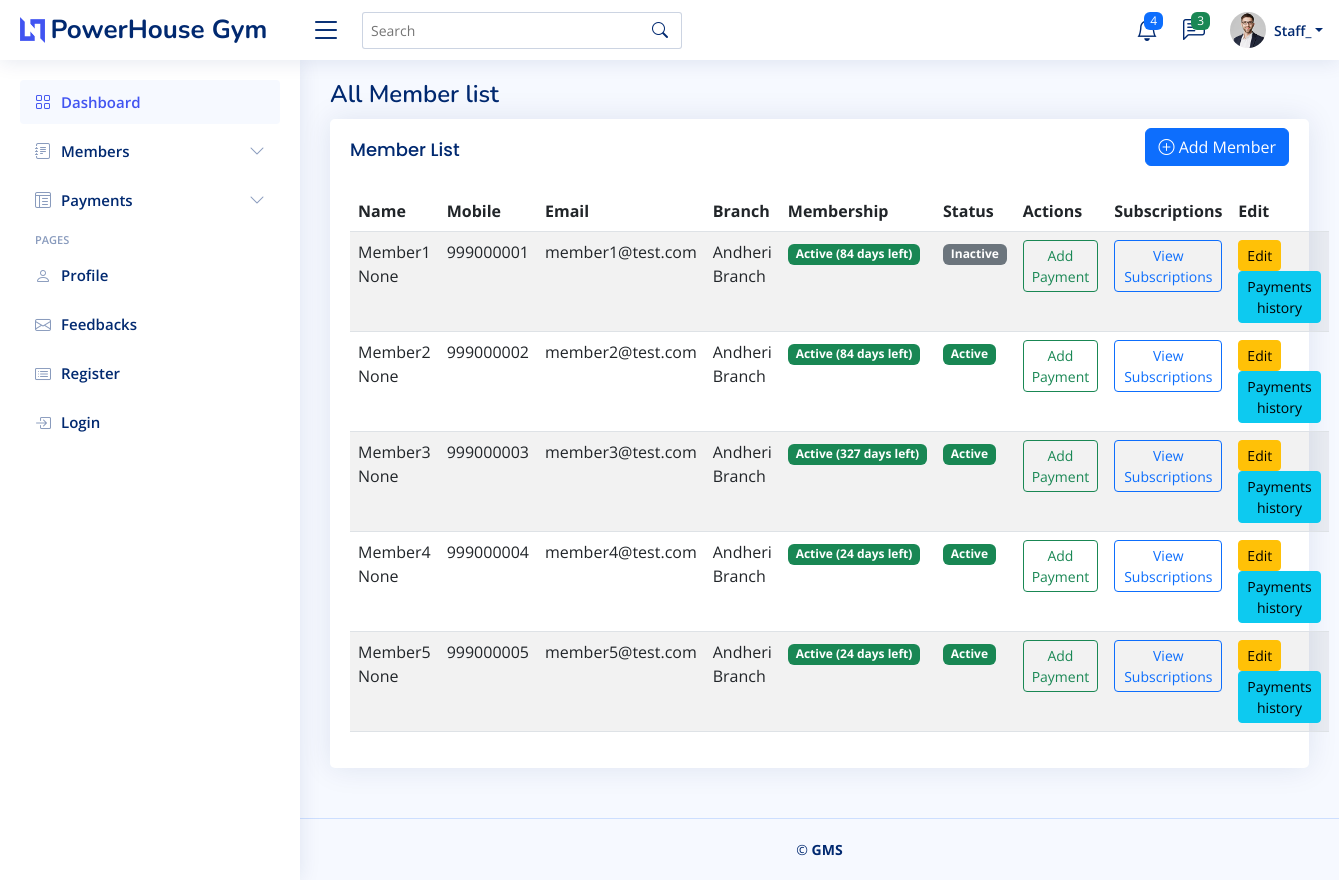
The page /dashboard/members/ (signed in) on the database its author committed.
### accounts/models.py (models this page shows, shortened)
class User(AbstractUser):
    ROLE_CHOICES = (
        ('owner', 'Gym Owner'),
        ('site_manager', 'Site Manager'),
        ('gym_manager', 'Gym Manager'),
        ('staff', 'Staff'),
    )
    STAY_STATUS_CHOICES = (
        ('pg', 'PG'),
        ('rent', 'Rented Room/House'),
        ('hostel', 'Hostel'),
        ('college', 'School / College'),
        ('other', 'Other'),
    )
    role = models.CharField(
        max_length=20,
        choices=ROLE_CHOICES,
        default='staff',
        db_index=True  # ✅ RBAC checks,
    )
    organization = models.ForeignKey(
        'organizations.Organization',
        on_delete=models.SET_NULL,
        null=True,
        blank=True,
        db_index=True
    )
    branch = models.ForeignKey(
        'organizations.Branch',
        on_delete=models.SET_NULL,
        null=True,
        blank=True,
        db_index=True  # ✅ RBAC checks
    )
    mobile = models.CharField(max_length=20, blank=True, null=True,db_index=True)
    city = models.CharField(max_length=100, blank=True, null=True)
    state = models.CharField(max_length=100, blank=True, null=True)
    country = models.CharField(max_length=100, blank=True, null=True)
    current_stay_status = models.CharField(
        max_length=20,
        choices=STAY_STATUS_CHOICES,
        blank=True,
        null=True
    )
    is_active = models.BooleanField(default=True)
    created_at = models.DateTimeField(auto_now_add=True)
    updated_at = models.DateTimeField(auto_now=True)

### members/models.py (models this page shows, shortened)
class Member(models.Model):
    organization = models.ForeignKey(
        'organizations.Organization',
        on_delete=models.CASCADE,
        related_name='members',
        db_index=True
    )
    branch = models.ForeignKey(
        'organizations.Branch',
        on_delete=models.CASCADE,
        related_name='members',
        db_index=True
    )
    first_name = models.CharField(max_length=100)
    last_name = models.CharField(max_length=100, blank=True, null=True)
    mobile = models.CharField(max_length=20,db_index=True  )
    email = models.EmailField(blank=True, null=True)
    is_active = models.BooleanField(default=True,db_index=True  )
    created_at = models.DateTimeField(auto_now_add=True)
    updated_at = models.DateTimeField(auto_now=True)
    deleted_at = models.DateTimeField(null=True, blank=True)
    deleted_by = models.ForeignKey(
        'accounts.User',
        on_delete=models.SET_NULL,
        null=True,
        blank=True,
        related_name='deleted_members'
    )

### organizations/models.py (models this page shows, shortened)
class Branch(models.Model):
    organization = models.ForeignKey(
        Organization,
        on_delete=models.CASCADE,
        related_name='branches'
    )
    name = models.CharField(max_length=255)
    address = models.TextField(blank=True, null=True)
    city = models.CharField(max_length=100, blank=True, null=True)
    is_active = models.BooleanField(default=True)
    created_at = models.DateTimeField(auto_now_add=True)
    updated_at = models.DateTimeField(auto_now=True)
    deleted_at = models.DateTimeField(null=True, blank=True)
    deleted_by = models.ForeignKey(
        'accounts.User',
        on_delete=models.SET_NULL,
        null=True,
        blank=True,
        related_name='deleted_branches'
    )

### dashboard/views.py (the view)
# urls.py: path('members/', views.member_list, name='member_list'),
@role_required(['owner', 'site_manager', 'gym_manager', 'staff'])
def member_list(request):
    members = Member.objects.filter(
        organization=request.user.organization,
        deleted_at__isnull=True
    )
    if request.user.role == 'staff':
        members = members.filter(branch=request.user.branch)
    member_data = []
    for member in members:
        member.membership_status = get_membership_status(member)
        member_data.append(member)
    return render(
        request,
        'member_list.html',
        {'members': member_data}
    )

### dashboard/views.py (called while the page is built)
def get_membership_status(member):
    today = now().date()
    latest_subscription = (
        Subscription.objects
        .filter(member=member)
        .order_by('-end_date')
        .first()
    )
    if not latest_subscription:
        return "No Membership"
    end_date = latest_subscription.end_date
    days_left = (end_date - today).days
    if days_left > 0:
        return f"Active ({days_left} days left)"
    elif days_left == 0:
        return "Expires Today"
    else:
        return f"Expired ({abs(days_left)} days ago)"

### dashboard/templates/member_list.html (shortened to what this page needs)
{% extends "base.html" %}
{% block content %}
<div class="pagetitle">
    <h1>All Member list</h1>
</div>
<section class="section">
    <div class="card">
        <div class="card-body">
            <div class="d-flex justify-content-between align-items-center mb-3">
                <h5 class="card-title mb-0">Member List</h5>
                <a href="{% url 'dashboard:add_member' %}" class="btn btn-primary">
                    <i class="bi bi-plus-circle"></i> Add Member
                </a>
            </div>
            <table class="table table-striped table-hover">
                <thead>
                    <tr>
                        <th>Name</th>
                        <th>Mobile</th>
                        <th>Email</th>
                        <th>Branch</th>
                        <th>Membership</th>
                        <th>Status</th>
                        <th>Actions</th>
                        <th>Subscriptions</th>
                        <th>Edit</th>
                    </tr>
                </thead>
                <tbody>
                    {% for member in members %}
                    <tr>
                        <td>{{ member.first_name }} {{ member.last_name }}</td>
                        <td>{{ member.mobile }}</td>
                        <td>{{ member.email|default:"—" }}</td>
                        <td>{{ member.branch.name }}</td>
                        <td>
                            {% if "Active" in member.membership_status %}
                            <span class="badge bg-success">{{ member.membership_status }}</span>
                            {% elif "Expires Today" in member.membership_status %}
                            <span class="badge bg-warning text-dark">{{ member.membership_status }}</span>
                            {% elif "Expired" in member.membership_status %}
                            <span class="badge bg-danger">{{ member.membership_status }}</span>
                            {% else %}
                            <span class="badge bg-secondary">{{ member.membership_status }}</span>
                            {% endif %}
                        </td>
                        <td>
                            {% if member.is_active %}
                            <span class="badge bg-success">Active</span>
                            {% else %}
                            <span class="badge bg-secondary">Inactive</span>
                            {% endif %}
                        </td>
                        <td>
                            <a href="{% url 'dashboard:add_payment' member.id %}"
                                class="btn btn-sm btn-outline-success">
                                Add Payment
                            </a>
                        </td>
                        <td>
                            <a href="{% url 'dashboard:member_subscriptions' member.id %}"
                            class="btn btn-sm btn-outline-primary">
                            View Subscriptions
                            </a>
                        </td>
                        <td>
                            <a href="{% url 'dashboard:edit_member' member.id %}"
                               class="btn btn-sm btn-warning">
                               Edit
                            </a>
                            <a href="{% url 'dashboard:member_payments' member.id %}"
                                class="btn btn-sm btn-info">
                                Payments history
                            </a>
                          </td>
                    </tr>
                    {% empty %}
                    <tr>
                        <td colspan="6" class="text-center text-muted">No members found.</td>
                    </tr>
                    {% endfor %}
                </tbody>
            </table>
        </div>
    </div>
</section>
{% endblock %}

### dashboard/templates/base.html (shortened to what this page needs)
{% load static %}
<!DOCTYPE html>
<html lang="en">
<head>
  <link href="{% static 'vendor/bootstrap/css/bootstrap.min.css' %}" rel="stylesheet">
  <link href="{% static 'vendor/bootstrap-icons/bootstrap-icons.css' %}" rel="stylesheet">
  <link href="{% static 'vendor/boxicons/css/boxicons.min.css' %}" rel="stylesheet">
  <link href="{% static 'vendor/quill/quill.snow.css' %}" rel="stylesheet">
  <link href="{% static 'vendor/quill/quill.bubble.css' %}" rel="stylesheet">
  <link href="{% static 'vendor/remixicon/remixicon.css' %}" rel="stylesheet">
  <link href="{% static 'vendor/simple-datatables/style.css' %}" rel="stylesheet">
  <link href="{% static 'css/style.css' %}" rel="stylesheet">
</head>
<body>
  {% include "header.html" %}
  {% include "sidebar.html" %}
  <main id="main" class="main">
      {% block content %}{% endblock %}
  </main>
  {% include "footer.html" %}
</body>
</html>

### dashboard/templates/header.html (shortened to what this page needs)
{% load static %}
<header id="header" class="header fixed-top d-flex align-items-center">
  <div class="d-flex align-items-center justify-content-between">
    <a href="/" class="logo d-flex align-items-center">
      <img src="{% static 'img/logo.png' %}" alt="" />
      <span class="d-none d-lg-block">PowerHouse Gym</span>
    </a>
    <i class="bi bi-list toggle-sidebar-btn"></i>
  </div>
  <div class="search-bar">
    <form
      class="search-form d-flex align-items-center"
      method="POST"
      action="#"
    >
      <input
        type="text"
        name="query"
        placeholder="Search"
        title="Enter search keyword"
      />
      <button type="submit" title="Search"><i class="bi bi-search"></i></button>
    </form>
  </div>
  <nav class="header-nav ms-auto">
    <ul class="d-flex align-items-center">
      <li class="nav-item dropdown">
        <a class="nav-link nav-icon" href="#" data-bs-toggle="dropdown">
          <i class="bi bi-bell"></i>
          <span class="badge bg-primary badge-number">4</span> </a
        >
      </li>
      <li class="nav-item dropdown">
        <a class="nav-link nav-icon" href="#" data-bs-toggle="dropdown">
          <i class="bi bi-chat-left-text"></i>
          <span class="badge bg-success badge-number">3</span> </a
        >
      </li>
      <li class="nav-item dropdown pe-3">
        <a
          class="nav-link nav-profile d-flex align-items-center pe-0"
          href="#"
          data-bs-toggle="dropdown"
        >
          <img
            src="{% static 'img/profile-img.jpg' %}"
            alt="Profile"
            class="rounded-circle"
          />
          <span class="d-none d-md-block dropdown-toggle ps-2"
            >{{request.user.username | title | slice:":6" }}</span
          > </a
        >
      </li>
    </ul>
  </nav>
</header>

### dashboard/templates/sidebar.html (shortened to what this page needs)
<aside id="sidebar" class="sidebar">
  <ul class="sidebar-nav" id="sidebar-nav">
    <li class="nav-item">
      <a class="nav-link" href="/">
        <i class="bi bi-grid"></i>
        <span>Dashboard</span>
      </a>
    </li>
    <li class="nav-item">
      <a
        class="nav-link collapsed"
        data-bs-target="#forms-nav"
        data-bs-toggle="collapse"
        href="#"
      >
        <i class="bi bi-journal-text"></i><span>Members</span
        ><i class="bi bi-chevron-down ms-auto"></i>
      </a>
    </li>
    <li class="nav-item">
      <a
        class="nav-link collapsed"
        data-bs-target="#tables-nav"
        data-bs-toggle="collapse"
        href="#"
      >
        <i class="bi bi-layout-text-window-reverse"></i><span>Payments</span
        ><i class="bi bi-chevron-down ms-auto"></i>
      </a>
    </li>
    <li class="nav-heading">Pages</li>
    <li class="nav-item">
      <a class="nav-link collapsed" href="users-profile.html">
        <i class="bi bi-person"></i>
        <span>Profile</span>
      </a>
    </li>
    <li class="nav-item">
      <a class="nav-link collapsed" href="pages-contact.html">
        <i class="bi bi-envelope"></i>
        <span>Feedbacks</span>
      </a>
    </li>
    <li class="nav-item">
      <a class="nav-link collapsed" href="pages-register.html">
        <i class="bi bi-card-list"></i>
        <span>Register</span>
      </a>
    </li>
    <li class="nav-item">
      <a class="nav-link collapsed" href="pages-login.html">
        <i class="bi bi-box-arrow-in-right"></i>
        <span>Login</span>
      </a>
    </li>
  </ul>
</aside>

### dashboard/templates/footer.html
<footer id="footer" class="footer">
    <div class="copyright">
      &copy; {{ now|date:"Y" }} <strong>GMS</strong>
    </div>
  </footer>

### static/css/style.css (style rules this page uses)
:root { scroll-behavior: smooth; }
body { font-family: "Open Sans", sans-serif; background: #f6f9ff; color: #444444; }
a { color: #4154f1; text-decoration: none; }
h1, h2, h3, h4, h5, h6 { font-family: "Nunito", sans-serif; }
#main { margin-top: 60px; padding: 20px 30px; transition: all 0.3s; }
.pagetitle { margin-bottom: 10px; }
.pagetitle h1 { font-size: 24px; margin-bottom: 0; font-weight: 600; color: #012970; }
.card { margin-bottom: 30px; border: none; border-radius: 5px; box-shadow: 0px 0 30px rgba(1, 41, 112, 0.1); }
.card-title { padding: 20px 0 15px 0; font-size: 18px; font-weight: 500; color: #012970; font-family: "Poppins", sans-serif; }
.card-body { padding: 0 20px 20px 20px; }
.logo { line-height: 1; }
@media (min-width: 1200px) { .logo { width: 280px; } }
.logo img { max-height: 26px; margin-right: 6px; }
.logo span { font-size: 26px; font-weight: 700; color: #012970; font-family: "Nunito", sans-serif; }
.header { transition: all 0.5s; z-index: 997; height: 60px; box-shadow: 0px 2px 20px rgba(1, 41, 112, 0.1); background-color: #fff; padding-left: 20px; }
.header .toggle-sidebar-btn { font-size: 32px; padding-left: 10px; cursor: pointer; color: #012970; }
.header .search-bar { min-width: 360px; padding: 0 20px; }
.header .search-form { width: 100%; }
.header .search-form input { border: 0; font-size: 14px; color: #012970; border: 1px solid rgba(1, 41, 112, 0.2); padding: 7px 38px 7px 8px; border-radius: 3px; transition: 0.3s; width: 100%; }
.header .search-form button { border: 0; padding: 0; margin-left: -30px; background: none; }
.header .search-form button i { color: #012970; }
.header-nav ul { list-style: none; }
.header-nav>ul { margin: 0; padding: 0; }
.header-nav .nav-icon { font-size: 22px; color: #012970; margin-right: 25px; position: relative; }
.header-nav .nav-profile { color: #012970; }
.header-nav .nav-profile img { max-height: 36px; }
.header-nav .nav-profile span { font-size: 14px; font-weight: 600; }
.header-nav .badge-number { position: absolute; inset: -2px -5px auto auto; font-weight: normal; font-size: 12px; padding: 3px 6px; }
.sidebar { position: fixed; top: 60px; left: 0; bottom: 0; width: 300px; z-index: 996; transition: all 0.3s; padding: 20px; overflow-y: auto; scrollbar-width: thin; scrollbar-color: #aab7cf transparent; box-shadow: 0px 0px 20px rgba(1, 41, 112, 0.1); background-color: #fff; }
@media (min-width: 1200px) { #main, #footer { margin-left: 300px; } }
.sidebar-nav { padding: 0; margin: 0; list-style: none; }
.sidebar-nav li { padding: 0; margin: 0; list-style: none; }
.sidebar-nav .nav-item { margin-bottom: 5px; }
.sidebar-nav .nav-heading { font-size: 11px; text-transform: uppercase; color: #899bbd; font-weight: 600; margin: 10px 0 5px 15px; }
.sidebar-nav .nav-link { display: flex; align-items: center; font-size: 15px; font-weight: 600; color: #4154f1; transition: 0.3; background: #f6f9ff; padding: 10px 15px; border-radius: 4px; }
.sidebar-nav .nav-link i { font-size: 16px; margin-right: 10px; color: #4154f1; }
.sidebar-nav .nav-link.collapsed { color: #012970; background: #fff; }
.sidebar-nav .nav-link.collapsed i { color: #899bbd; }
.sidebar-nav .nav-link .bi-chevron-down { margin-right: 0; transition: transform 0.2s ease-in-out; }
.footer { padding: 20px 0; font-size: 14px; transition: all 0.3s; border-top: 1px solid #cddfff; }
.footer .copyright { text-align: center; color: #012970; }

### rows shown on the page
User: user.username "Staff_"
Member: first_name "Member1", last_name "None", mobile "999000001", email "member1@test.com", branch.name "Andheri Branch", membership_status "Active (84 days left)", is_active "Inactive"
Member: first_name "Member2", last_name "None", mobile "999000002", email "member2@test.com", branch.name "Andheri Branch", membership_status "Active (84 days left)", is_active "Active"
Member: first_name "Member3", last_name "None", mobile "999000003", email "member3@test.com", branch.name "Andheri Branch", membership_status "Active (327 days left)", is_active "Active"
Member: first_name "Member4", last_name "None", mobile "999000004", email "member4@test.com", branch.name "Andheri Branch", membership_status "Active (24 days left)", is_active "Active"
Member: first_name "Member5", last_name "None", mobile "999000005", email "member5@test.com", branch.name "Andheri Branch", membership_status "Active (24 days left)", is_active "Active"
